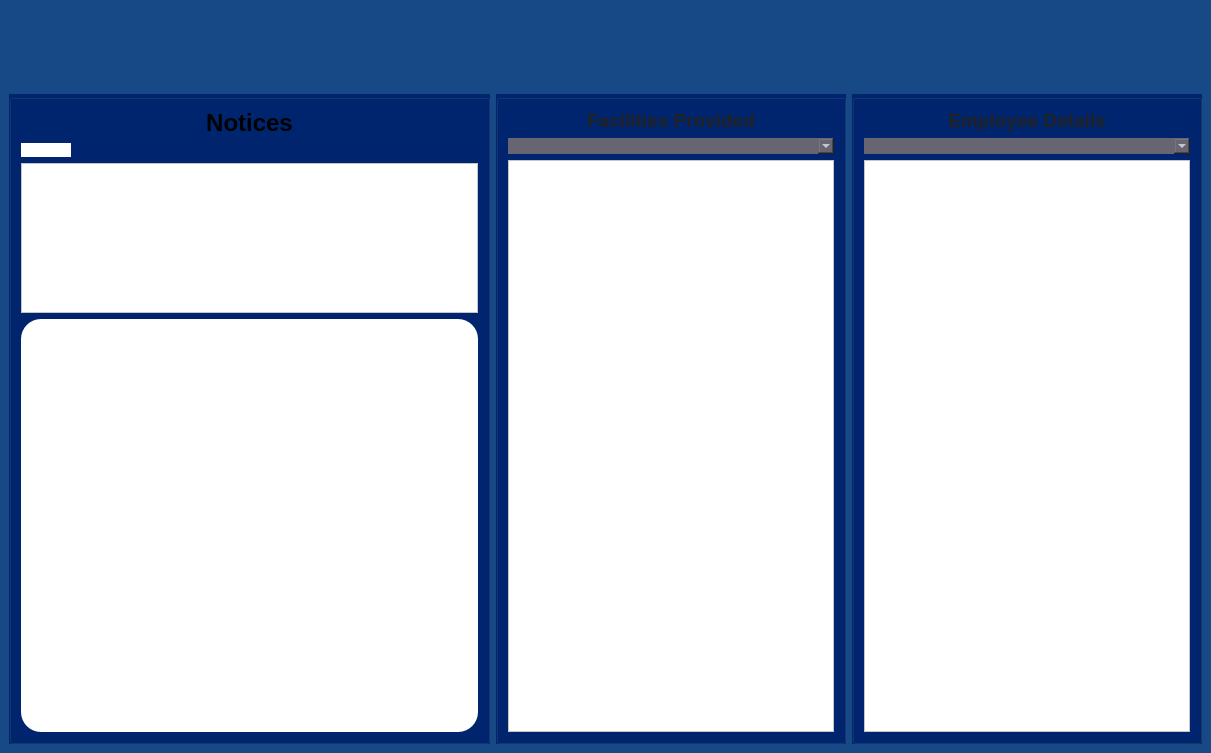
<?xml version="1.0" encoding="UTF-8"?>
<ui version="4.0">
 <class>MainWindow</class>
 <widget class="QMainWindow" name="MainWindow">
  <property name="geometry">
   <rect>
    <x>0</x>
    <y>0</y>
    <width>1211</width>
    <height>753</height>
   </rect>
  </property>
  <property name="windowTitle">
   <string>Login And Registration System</string>
  </property>
  <property name="windowIcon">
   <iconset>
    <normaloff>:/images/KARYALAYA.png</normaloff>:/images/KARYALAYA.png</iconset>
  </property>
  <property name="styleSheet">
   <string notr="true">
background-color: rgb(23, 73, 134);</string>
  </property>
  <widget class="QWidget" name="centralwidget">
   <layout class="QGridLayout" name="gridLayout_4">
    <item row="0" column="0">
     <widget class="QLabel" name="label_2">
      <property name="styleSheet">
       <string notr="true">image: url(:/Images/Gold_Graphic_K_Letter_Real_Estate_Logo_Template-removebg-preview.png);</string>
      </property>
      <property name="text">
       <string/>
      </property>
     </widget>
    </item>
    <item row="0" column="2">
     <widget class="QLabel" name="label_day">
      <property name="styleSheet">
       <string notr="true">color: rgb(255, 255, 255);</string>
      </property>
      <property name="text">
       <string/>
      </property>
     </widget>
    </item>
    <item row="1" column="0" colspan="2">
     <widget class="QGroupBox" name="groupBox">
      <property name="maximumSize">
       <size>
        <width>550</width>
        <height>650</height>
       </size>
      </property>
      <property name="font">
       <font>
        <pointsize>14</pointsize>
        <bold>true</bold>
       </font>
      </property>
      <property name="styleSheet">
       <string notr="true">background-color: rgb(0, 37, 111);

</string>
      </property>
      <property name="title">
       <string/>
      </property>
      <property name="alignment">
       <set>Qt::AlignCenter</set>
      </property>
      <layout class="QGridLayout" name="gridLayout_3">
       <item row="1" column="0">
        <widget class="QLabel" name="label_5">
         <property name="styleSheet">
          <string notr="true">border-image: url(:/Images/Images/textured-background-white-tone_53876-128610.jpg);
border-radius:20px;</string>
         </property>
         <property name="text">
          <string>&lt;html&gt;&lt;head/&gt;&lt;body&gt;&lt;p align=&quot;center&quot;&gt;&lt;span style=&quot; font-size:18pt; font-weight:700; color:#000103;&quot;&gt;Notices&lt;/span&gt;&lt;/p&gt;&lt;/body&gt;&lt;/html&gt;</string>
         </property>
        </widget>
       </item>
       <item row="3" column="0">
        <widget class="QListView" name="listView_notices">
         <property name="maximumSize">
          <size>
           <width>16777215</width>
           <height>150</height>
          </size>
         </property>
         <property name="layoutDirection">
          <enum>Qt::LeftToRight</enum>
         </property>
         <property name="styleSheet">
          <string notr="true">background-color: rgb(255, 255, 255);

</string>
         </property>
         <property name="textElideMode">
          <enum>Qt::ElideMiddle</enum>
         </property>
         <property name="horizontalScrollMode">
          <enum>QAbstractItemView::ScrollPerPixel</enum>
         </property>
         <property name="movement">
          <enum>QListView::Free</enum>
         </property>
         <property name="itemAlignment">
          <set>Qt::AlignVCenter</set>
         </property>
        </widget>
       </item>
       <item row="2" column="0">
        <widget class="QPushButton" name="pushButton_refresh">
         <property name="maximumSize">
          <size>
           <width>50</width>
           <height>16777215</height>
          </size>
         </property>
         <property name="styleSheet">
          <string notr="true">#pushButton_refresh{
border-radius:10px;
	background-color: rgb(255, 255, 255);
	image: url(:/Images/Images/refresh.png);
}
#pushButton_refresh:hover{
background-color:rgba(23,231,184,1);
}</string>
         </property>
         <property name="text">
          <string/>
         </property>
        </widget>
       </item>
       <item row="4" column="0">
        <widget class="QTextBrowser" name="textBrowser_notices">
         <property name="styleSheet">
          <string notr="true">background-color: rgb(255, 255, 255);
border-radius:20px;

</string>
         </property>
        </widget>
       </item>
      </layout>
     </widget>
    </item>
    <item row="1" column="3">
     <widget class="QGroupBox" name="groupBox_3">
      <property name="maximumSize">
       <size>
        <width>350</width>
        <height>650</height>
       </size>
      </property>
      <property name="font">
       <font>
        <pointsize>14</pointsize>
        <bold>true</bold>
       </font>
      </property>
      <property name="styleSheet">
       <string notr="true">background-color: rgb(0, 37, 111);
</string>
      </property>
      <property name="title">
       <string/>
      </property>
      <property name="alignment">
       <set>Qt::AlignCenter</set>
      </property>
      <layout class="QGridLayout" name="gridLayout">
       <item row="0" column="0">
        <layout class="QVBoxLayout" name="verticalLayout">
         <item>
          <widget class="QLabel" name="label_7">
           <property name="styleSheet">
            <string notr="true">border-image: url(:/Images/Images/textured-background-white-tone_53876-128610.jpg);
border-radius:10px;</string>
           </property>
           <property name="text">
            <string>&lt;html&gt;&lt;head/&gt;&lt;body&gt;&lt;p align=&quot;center&quot;&gt;&lt;span style=&quot; font-size:14pt; font-weight:700; color:#212121;&quot;&gt;Employee Details&lt;/span&gt;&lt;/p&gt;&lt;/body&gt;&lt;/html&gt;</string>
           </property>
          </widget>
         </item>
         <item>
          <widget class="QComboBox" name="employessComboBox">
           <property name="maximumSize">
            <size>
             <width>16777215</width>
             <height>400</height>
            </size>
           </property>
           <property name="styleSheet">
            <string notr="true">background-color: rgb(103, 101, 113);
color: rgb(255, 255, 255);
border-radius:10px;</string>
           </property>
          </widget>
         </item>
        </layout>
       </item>
       <item row="1" column="0">
        <widget class="QTableView" name="tableView_Employeedetails">
         <property name="styleSheet">
          <string notr="true">background-color: rgb(255, 255, 255);

color: rgb(0, 0, 0);</string>
         </property>
        </widget>
       </item>
      </layout>
     </widget>
    </item>
    <item row="0" column="3">
     <layout class="QHBoxLayout" name="horizontalLayout_2">
      <item>
       <widget class="QPushButton" name="employeebutton">
        <property name="maximumSize">
         <size>
          <width>100</width>
          <height>200</height>
         </size>
        </property>
        <property name="cursor">
         <cursorShape>PointingHandCursor</cursorShape>
        </property>
        <property name="styleSheet">
         <string notr="true">#employeebutton{border-image: url(:/images/Images/Employee-2.png);
border-image: url(:/Images/Images/Employee-2.png);
border-radius : 8px;}
</string>
        </property>
        <property name="text">
         <string/>
        </property>
       </widget>
      </item>
      <item>
       <widget class="QPushButton" name="clientbutton">
        <property name="maximumSize">
         <size>
          <width>100</width>
          <height>250</height>
         </size>
        </property>
        <property name="cursor">
         <cursorShape>PointingHandCursor</cursorShape>
        </property>
        <property name="styleSheet">
         <string notr="true">border-image: url(:/images/Images/client.png);
border-image: url(:/Images/Images/client.png);
border-radius : 8px;</string>
        </property>
        <property name="text">
         <string/>
        </property>
       </widget>
      </item>
     </layout>
    </item>
    <item row="1" column="2">
     <widget class="QGroupBox" name="groupBox_2">
      <property name="maximumSize">
       <size>
        <width>350</width>
        <height>650</height>
       </size>
      </property>
      <property name="font">
       <font>
        <pointsize>14</pointsize>
        <bold>true</bold>
        <strikeout>true</strikeout>
       </font>
      </property>
      <property name="styleSheet">
       <string notr="true">background-color: rgb(0, 37, 111);
</string>
      </property>
      <property name="title">
       <string/>
      </property>
      <property name="alignment">
       <set>Qt::AlignCenter</set>
      </property>
      <layout class="QGridLayout" name="gridLayout_2">
       <item row="0" column="0">
        <layout class="QVBoxLayout" name="verticalLayout_2">
         <item>
          <widget class="QLabel" name="label_6">
           <property name="styleSheet">
            <string notr="true">border-image: url(:/Images/Images/textured-background-white-tone_53876-128610.jpg);
border-radius:10px;</string>
           </property>
           <property name="text">
            <string>&lt;html&gt;&lt;head/&gt;&lt;body&gt;&lt;p align=&quot;center&quot;&gt;&lt;span style=&quot; font-size:14pt; font-weight:700; color:#212121;&quot;&gt;Facilities Provided&lt;/span&gt;&lt;/p&gt;&lt;/body&gt;&lt;/html&gt;</string>
           </property>
          </widget>
         </item>
         <item>
          <widget class="QComboBox" name="facilitiescomboBox">
           <property name="maximumSize">
            <size>
             <width>16777215</width>
             <height>400</height>
            </size>
           </property>
           <property name="styleSheet">
            <string notr="true">background-color: rgb(103, 101, 113);
color: rgb(255, 255, 255);
border-radius:10px;</string>
           </property>
          </widget>
         </item>
        </layout>
       </item>
       <item row="1" column="0">
        <widget class="QListView" name="facilitieslistview">
         <property name="styleSheet">
          <string notr="true">background-color: rgb(255, 255, 255);
color: rgb(0, 0, 0);
</string>
         </property>
        </widget>
       </item>
      </layout>
     </widget>
    </item>
   </layout>
  </widget>
 </widget>
 <resources/>
 <connections/>
</ui>
